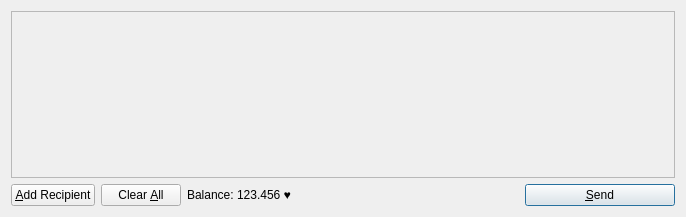
<?xml version="1.0" encoding="UTF-8"?>
<ui version="4.0">
 <class>SendCoinsDialog</class>
 <widget class="QDialog" name="SendCoinsDialog">
  <property name="geometry">
   <rect>
    <x>0</x>
    <y>0</y>
    <width>686</width>
    <height>217</height>
   </rect>
  </property>
  <property name="windowTitle">
   <string>Send Coins</string>
  </property>
  <layout class="QVBoxLayout" name="verticalLayout">
   <item>
    <widget class="QScrollArea" name="scrollArea">
     <property name="widgetResizable">
      <bool>true</bool>
     </property>
     <widget class="QWidget" name="scrollAreaWidgetContents">
      <property name="geometry">
       <rect>
        <x>0</x>
        <y>0</y>
        <width>666</width>
        <height>165</height>
       </rect>
      </property>
      <layout class="QVBoxLayout" name="verticalLayout_2">
       <property name="margin">
        <number>0</number>
       </property>
       <item>
        <layout class="QVBoxLayout" name="entries">
         <property name="spacing">
          <number>6</number>
         </property>
        </layout>
       </item>
       <item>
        <spacer name="verticalSpacer">
         <property name="orientation">
          <enum>Qt::Vertical</enum>
         </property>
         <property name="sizeHint" stdset="0">
          <size>
           <width>20</width>
           <height>40</height>
          </size>
         </property>
        </spacer>
       </item>
      </layout>
     </widget>
    </widget>
   </item>
   <item>
    <layout class="QHBoxLayout" name="horizontalLayout">
     <item>
      <widget class="QPushButton" name="addButton">
       <property name="toolTip">
        <string>Send to multiple recipients at once</string>
       </property>
       <property name="text">
        <string>&amp;Add Recipient</string>
       </property>
       <property name="icon">
        <iconset resource="../bitcoin.qrc">
         <normaloff>:/icons/add</normaloff>:/icons/add</iconset>
       </property>
       <property name="autoDefault">
        <bool>false</bool>
       </property>
      </widget>
     </item>
     <item>
      <widget class="QPushButton" name="clearButton">
       <property name="sizePolicy">
        <sizepolicy hsizetype="Minimum" vsizetype="Fixed">
         <horstretch>0</horstretch>
         <verstretch>0</verstretch>
        </sizepolicy>
       </property>
       <property name="toolTip">
        <string>Remove all transaction fields</string>
       </property>
       <property name="text">
        <string>Clear &amp;All</string>
       </property>
       <property name="icon">
        <iconset resource="../bitcoin.qrc">
         <normaloff>:/icons/remove</normaloff>:/icons/remove</iconset>
       </property>
       <property name="autoRepeatDelay">
        <number>300</number>
       </property>
       <property name="autoDefault">
        <bool>false</bool>
       </property>
      </widget>
     </item>
     <item>
      <layout class="QHBoxLayout" name="horizontalLayout_2">
       <property name="spacing">
        <number>3</number>
       </property>
       <item>
        <widget class="QLabel" name="label">
         <property name="text">
          <string>Balance:</string>
         </property>
        </widget>
       </item>
       <item>
        <widget class="QLabel" name="labelBalance">
         <property name="cursor">
          <cursorShape>IBeamCursor</cursorShape>
         </property>
         <property name="text">
          <string>123.456 ♥</string>
         </property>
         <property name="textInteractionFlags">
          <set>Qt::LinksAccessibleByMouse|Qt::TextSelectableByKeyboard|Qt::TextSelectableByMouse</set>
         </property>
        </widget>
       </item>
      </layout>
     </item>
     <item>
      <spacer name="horizontalSpacer">
       <property name="orientation">
        <enum>Qt::Horizontal</enum>
       </property>
       <property name="sizeHint" stdset="0">
        <size>
         <width>40</width>
         <height>20</height>
        </size>
       </property>
      </spacer>
     </item>
     <item>
      <widget class="QPushButton" name="sendButton">
       <property name="minimumSize">
        <size>
         <width>150</width>
         <height>0</height>
        </size>
       </property>
       <property name="toolTip">
        <string>Confirm the send action</string>
       </property>
       <property name="text">
        <string>&amp;Send</string>
       </property>
       <property name="icon">
        <iconset resource="../bitcoin.qrc">
         <normaloff>:/icons/send</normaloff>:/icons/send</iconset>
       </property>
       <property name="default">
        <bool>true</bool>
       </property>
      </widget>
     </item>
    </layout>
   </item>
  </layout>
 </widget>
 <resources>
  <include location="../bitcoin.qrc"/>
 </resources>
 <connections/>
</ui>
